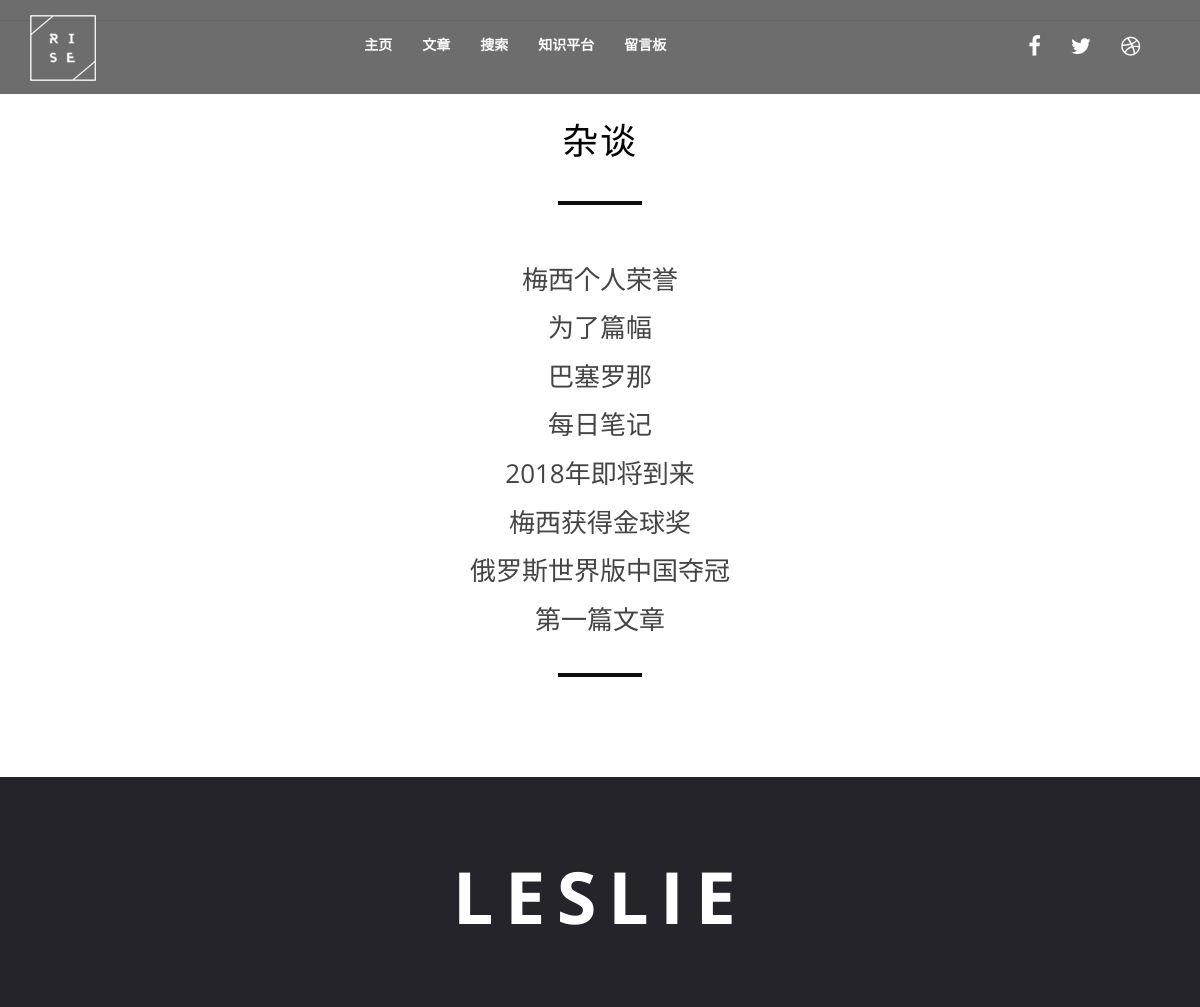
Page /category/1/ on the committed database.
### blog/models.py (models this page shows, shortened)
class Category(models.Model):
    name = models.CharField(max_length=100)

class Post(models.Model):
    title = models.CharField(max_length=70)
    body = models.TextField()
    created_time = models.DateTimeField()
    modified_time = models.DateTimeField()
    views = models.PositiveIntegerField(default=0)
    category = models.ForeignKey(Category)
    author = models.ForeignKey(User)
    class Meta:
        ordering = ['-created_time']

### blog/views.py (the view)
# urls.py: url(r'^category/(?P<pk>[0-9]+)/$', views.CategoryView.as_view(), name='category'),
class CategoryView(ListView):
    model = Post
    template_name = 'blog/category.html'
    context_object_name = 'post_list'
    paginate_by = 10
    def get_queryset(self):
        cate = get_object_or_404(Category, pk=self.kwargs.get('pk'))
        return super(CategoryView, self).get_queryset().filter(category=cate)
    def get_context_data(self, **kwargs):
        context = super(CategoryView, self).get_context_data(**kwargs)
        cate = get_object_or_404(Category, pk=self.kwargs.get('pk'))
        context.update({'category': cate})
        return context

### blog/templates/blog/category.html (shortened to what this page needs)
{% extends 'base.html' %}
{% block page_content %}
<hr class="Light-sep">
<section id="contact">
        <div class="container">
            <h2>{{ category.name }}{{ result }}</h2>
            <hr class="sep">
        </div>
        {% for post in post_list %}
        <h3><a style="text-decoration: none; color: #444;" href="{% url 'blog:detail' post.pk %}" >{{ post.title }}</a></h3>
        {% endfor %}
    <hr class="sep">
</section>
{% endblock %}

### myblog/static/blog/css/main.css (style rules this page uses)
body { font-family: 'Open Sans', sans-serif; font-size: 16px; color: #0d0d0d; overflow-x: hidden; }
.sep { max-width: 80px; border: 2px solid #0d0d0d; margin-top: 40px; margin-bottom: 40px; }
h2 { font-size: 36px; color: #000; font-weight: 400; letter-spacing: 0.05em; }
h3 { font-size: 26px; color: #000; font-weight: 400; }
#contact { padding: 60px 0; text-align: center; }
#contact h2 { text-transform: uppercase; }

### rows in the picture
Category: name "杂谈"
Post: title "梅西个人荣誉"
Post: title "为了篇幅"
Post: title "巴塞罗那"
Post: title "每日笔记"
Post: title "2018年即将到来"
Post: title "梅西获得金球奖"
Post: title "俄罗斯世界版中国夺冠"
Post: title "第一篇文章"
